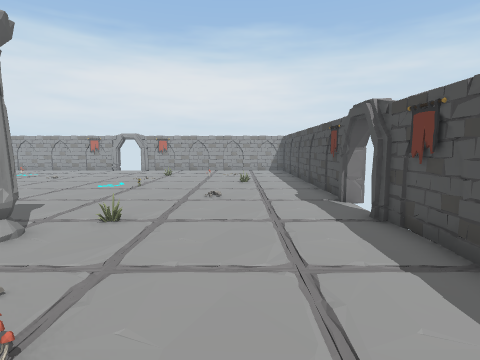
View 1 (above)

14 first-person views from a walk through a Unity game level. The camera is 1.5 m above the floor, tilts 6° down and sees 80° across. The floor is counted in squares, 1 m on a side. Each view is taken from the middle of a square. On the plan, view 1 faces up. The plan holds only what a view shows up to about 14 squares ahead; the rest is blank. The player is left out. Some animated figures are left out.

View 2
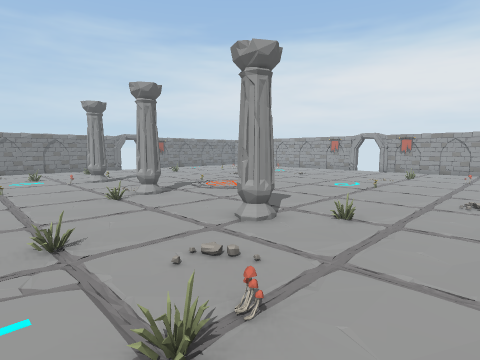

View 3
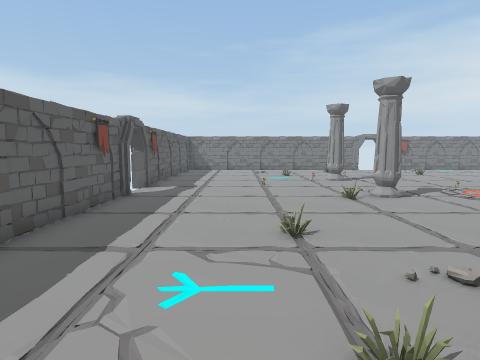

View 4
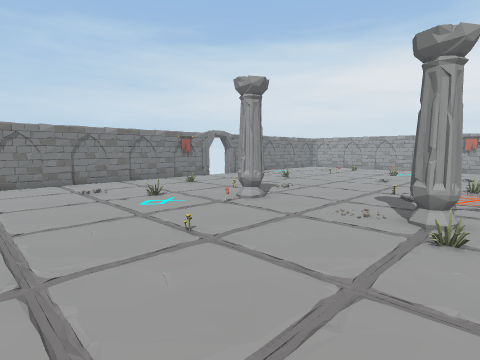

View 5
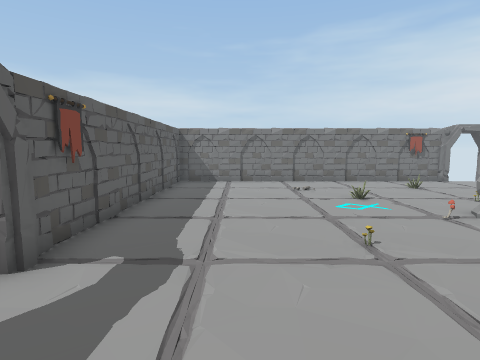

View 6
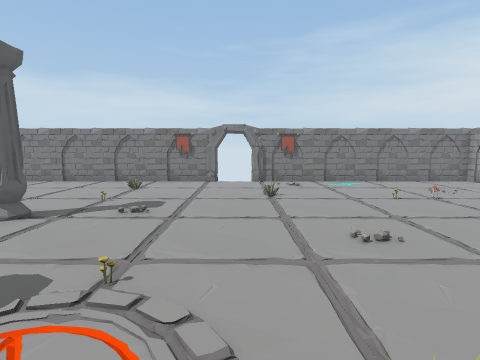

View 7
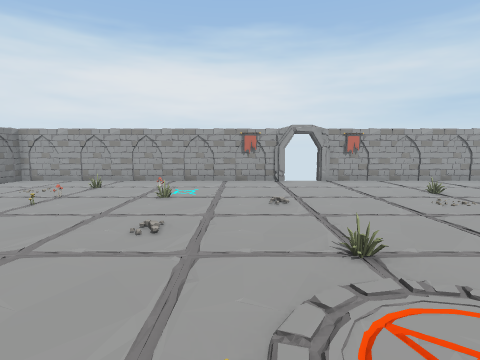

View 8
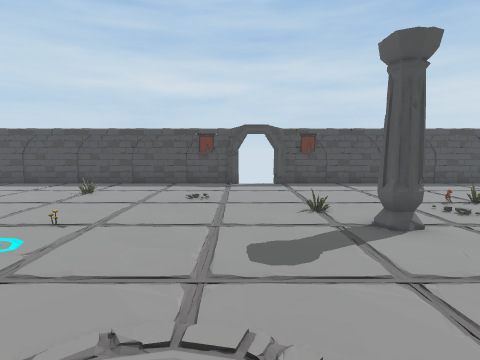

View 9
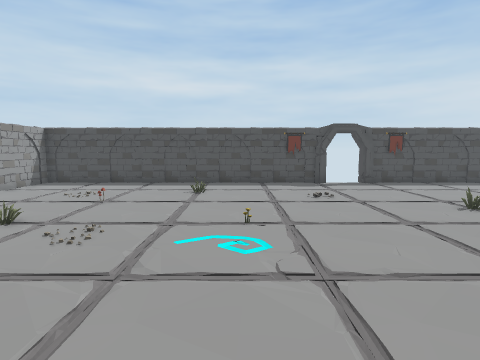

View 10
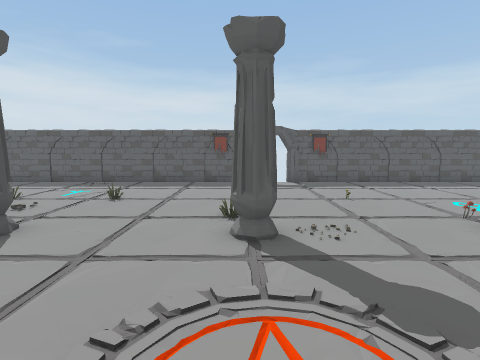

View 11
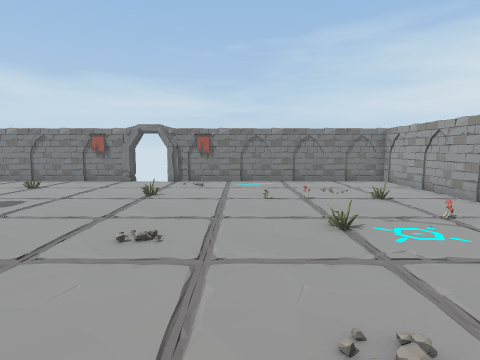

View 12
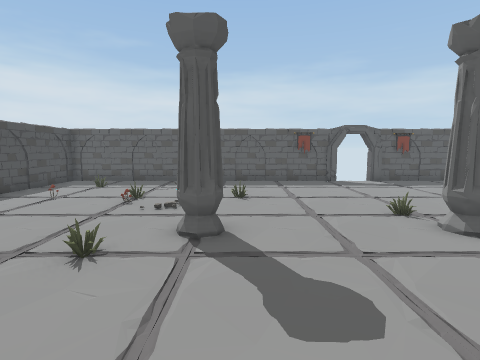

View 13
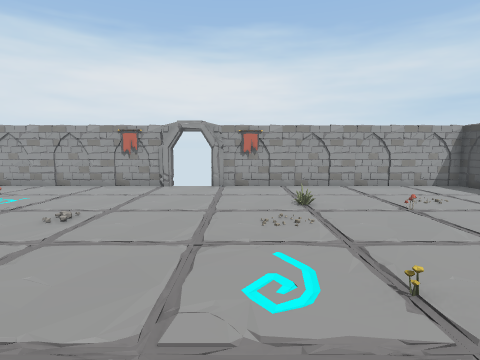

View 14
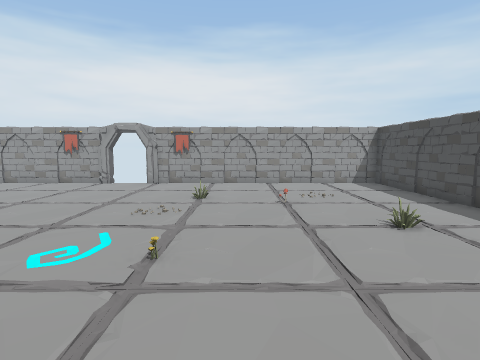

### Floor plan
Points are (right, up) in squares from view 1. A wall is a line through its corners. A room is listed if a view was taken in it or the views show most of it. See-through windows are left out.
Room 1 (views 1, 2, 3, 4, 5, 6, 7, 8, 9, 10, 11, 12, 13, 14)
walls: (-21.7, 9) (-21.7, -3.9) (-11.3, -3.9); (-8.8, 20.7) (-9.2, 20.6); (-11.7, 20.8) (-12.7, 20.9); (-8.7, 20.9) (-9.5, 20.9); (-11.4, 20.9) (-21.6, 20.9) (-21.7, 19.9); (-14.2, 20.8) (-15.2, 20.9); (-21.6, 3.6) (-21.6, 2.6); (-11.8, -3.7) (-11.4, -3.7); (-9.6, -3.9) (3.1, -3.9) (3.2, 6.4); (2.9, 8) (2.9, 8.5); (-21.7, 3.2) (-21.5, 2.1); (-6.3, -3.7) (-5.5, -3.7); (3.2, 8.1) (3.2, 20.9) (-7.2, 20.9); (3.1, 11.3) (3.1, 12.1); (-3, 20.9) (-4.7, 20.8); (3.1, 13.7) (3.2, 15.6); (-4.3, -3.8) (-3.4, -3.8); (-1.2, 20.8) (-2.8, 21); (3.3, 2.2) (3.1, 4.1); (-1.8, -3.8) (-0.9, -3.8); (0.7, -3.8) (1.2, -3.8); (-21.7, 20.9) (-21.7, 10.6)
low walls: (-12.2, -3.8) (-11.4, -3.9)
ways out: gap at (-22, 9)
objects: other object (-19, 6); other object (-17, 3); other object (-17, 11); other object (-17, 15); other object (-17, 16); other object (-17, 18); other object (-16, 6); pillar (-15, 5) to (-14, 5); other object (-14, 4); other object (-14, 16) to (-13, 16); other object (-14, 19); other object (-12, 1); flower (-11, 9); pillar (-10, 5) to (-9, 5); other object (-9, 3); other object (-9, 11); other object (-5, 1); pillar (-5, 5) to (-4, 5); flower (-4, 12); other object (-4, 17); other object (-3, 6); other object (-2, 1); mushroom (-2, 2); other object (-2, 16); other object (0, 14); other object (1, -2); other object (1, 1)

Where each view was taken, in squares from view 1:
view 1: 0 up, 0 right, facing up
view 2: 0 up, 0 right, facing up-left
view 3: 0 up, 0 right, facing left
view 4: 2 down, 8 left, facing up-left
view 5: 1 down, 8 left, facing left
view 6: 10 up, 8 left, facing left
view 7: 7 up, 11 left, facing up
view 8: 8 up, 10 left, facing right
view 9: 12 up, 10 left, facing right
view 10: 10 up, 9 left, facing down
view 11: 14 up, 8 left, facing left
view 12: 10 up, 5 left, facing down
view 13: 9 up, 6 left, facing up
view 14: 8 up, 3 left, facing up
